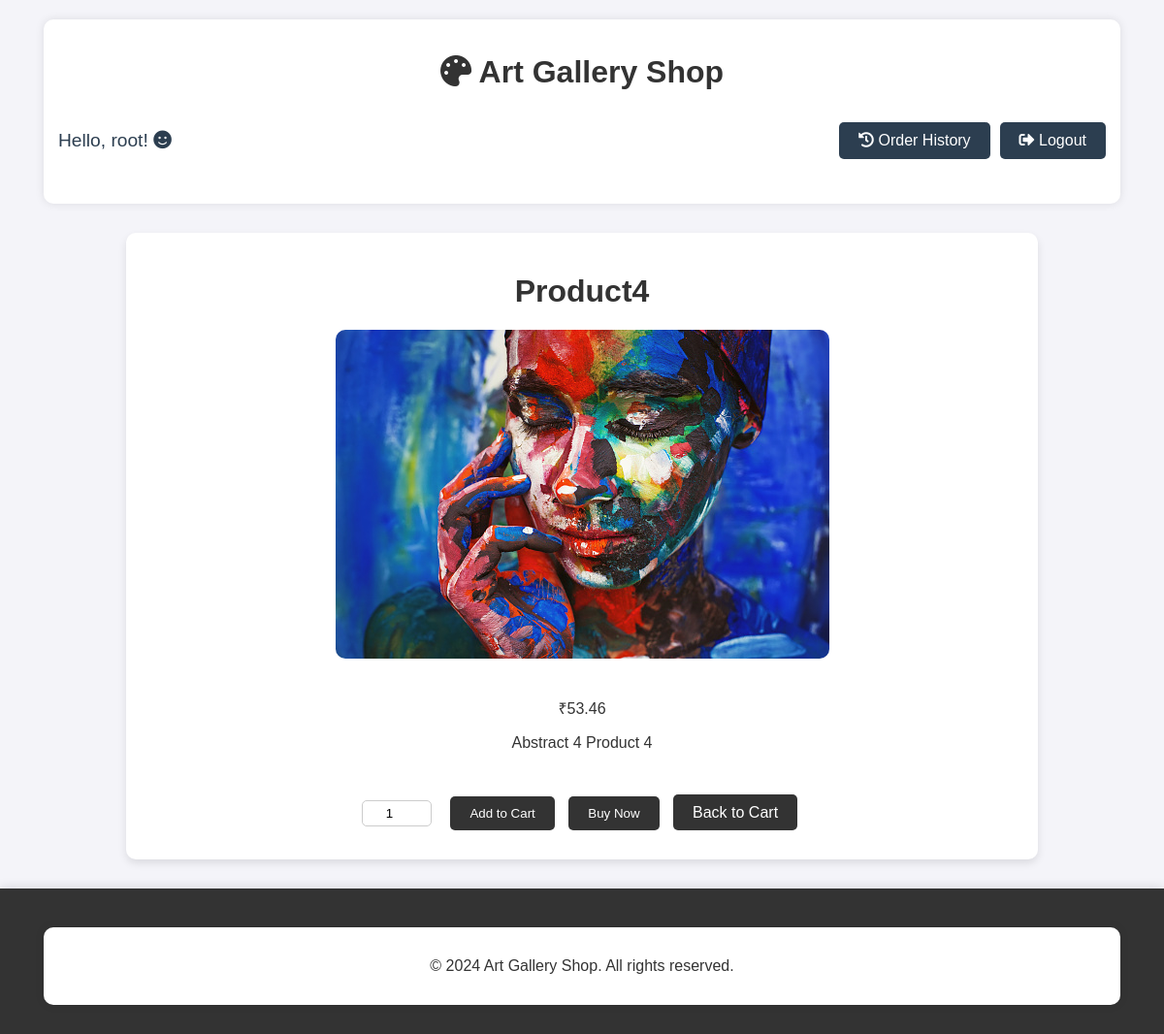
/product_detail.php?product_id=4, run on the app's committed database.
### tables this page shows
CREATE TABLE `products` (
  `id` int(11) NOT NULL,
  `name` varchar(255) NOT NULL,
  `price` decimal(10,2) NOT NULL,
  `image` varchar(255) NOT NULL,
  `description` text NOT NULL
);

### db_connection.php (called while the page is built, shortened)
<?php
$username = "root";
?>

### product_detail.php (the view, shortened to what this page needs)
<?php
include 'db_connection.php';
$product_id = $_GET['product_id'];
$sql = "SELECT * FROM products WHERE id = $product_id";
$result = mysqli_query($connection, $sql);
if ($result && mysqli_num_rows($result) > 0) {
    $product = mysqli_fetch_assoc($result);
} else {
    echo "Product not found.";
    exit();
}
?>
<!DOCTYPE html>
<html lang="en">
<head>
    <link rel="stylesheet" href="style2/product_detail_style.css">
    <link rel="stylesheet" href="https://cdnjs.cloudflare.com/ajax/libs/font-awesome/5.15.4/css/all.min.css">
</head>
<body>
<div class="container">
    <h1 class="project-name"><i class="fas fa-palette"></i> Art Gallery Shop</h1>
    <div class="welcome-section">
        <p class="welcome-message">Hello, <span id="username"><?php echo $username; ?></span>! <i class="fas fa-smile"></i></p>
        <div class="action-buttons">
            <a href="order_history.php" class="cart-btn"><i class="fas fa-history"></i> Order History</a>
            <a href="logout.php" class="logout-btn"><i class="fas fa-sign-out-alt"></i> Logout</a>
        </div>
    </div>
</div>
    <div class="product-detail-container">
        <h1><?php echo $product['name']; ?></h1>
        <img src="images/<?php echo $product['image']; ?>" alt="<?php echo $product['name']; ?>">
        <p class="price">₹<?php echo $product['price']; ?></p>
        <p><?php echo $product['description']; ?></p>
        <form method="post">
            <input type="number" name="quantity" min="1" value="1">
            <button type="submit" name="add_to_cart" class="btn">Add to Cart</button>
            <button type="submit" name="buy_now" class="btn">Buy Now</button>
        </form>
        <a href="cart.php" class="btn">Back to Cart</a>
    </div>
    <footer class="footer">
    <div class="container">
        <p>&copy; <?php echo date('Y'); ?> Art Gallery Shop. All rights reserved.</p>
    </div>
</footer>
</body>
</html>

### style2/product_detail_style.css (style rules this page uses)
body { font-family: Arial, sans-serif; background-color: #f4f4f9; color: #333; margin: 0; padding: 0; }
.container { width: 90%; max-width: 1300px; padding: 15px; background-color: #fff; border-radius: 10px; box-shadow: 0 0 10px rgba(0, 0, 0, 0.1); text-align: center; margin: 20px auto 10px; animation: fadeInDown 0.5s ease; }
.welcome-section { margin-bottom: 20px; display: flex; justify-content: space-between; align-items: center; flex-wrap: wrap; }
.welcome-message { font-size: 1.2em; color: #2c3e50; }
.action-buttons { display: flex; gap: 10px; }
.action-buttons .cart-btn, .action-buttons .logout-btn { display: inline-block; padding: 10px 20px; background-color: #2c3e50; color: #fff; text-decoration: none; border-radius: 5px; transition: background-color 0.3s; }
.product-detail-container { max-width: 900px; margin: 30px auto; padding: 20px; text-align: center; background-color: #fff; box-shadow: 0 4px 8px rgba(0, 0, 0, 0.1); border-radius: 10px; animation: fadeIn 1s ease-in-out; }
.product-detail-container img { max-width: 100%; height: auto; border-radius: 10px; margin-bottom: 20px; transition: transform 0.3s ease; }
.product-detail-container .btn { margin: 10px 5px; padding: 10px 20px; background-color: #333; color: white; text-decoration: none; border-radius: 5px; border: none; cursor: pointer; transition: background-color 0.3s ease, transform 0.3s ease; }
.product-detail-container form { display: inline-block; margin-top: 20px; }
.product-detail-container input[type="number"] { width: 60px; padding: 5px; margin-right: 10px; border: 1px solid #ccc; border-radius: 5px; text-align: center; transition: border-color 0.3s ease; }
.footer { width: 100%; text-align: center; color: #333; padding: 20px 0; background-color: #333; box-shadow: 0 -2px 10px rgba(0, 0, 0, 0.1); margin-top: auto; }

### data on the page
products: name "Product4", image (picture), price "53.46", description "Abstract 4 Product 4"

### other printed values
$username "root"
